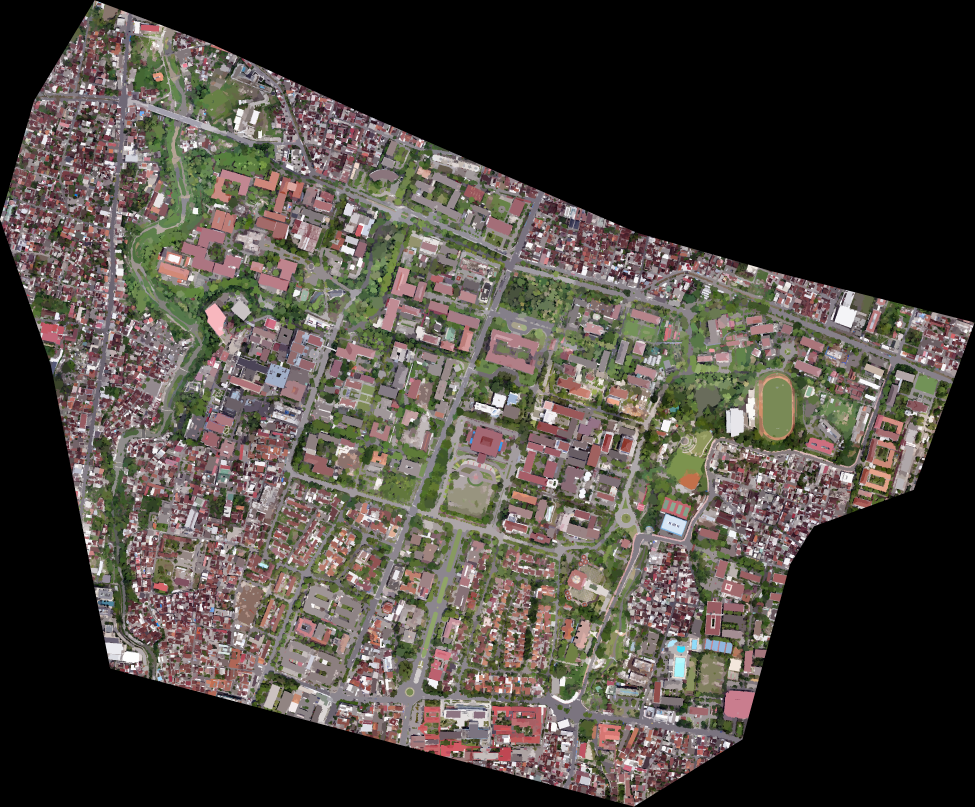
#> input picture data/sgm_ugm_65.png, 3899 x 3227 px, found by its file name (shown at 1/4 size)
$ python patcher.py
#> lines starting #> are read from the running program, lines starting #| are printed output that depends on the picture
import numpy as np
import patchify as p
import cv2
from matplotlib import pyplot as plt

# bagian ambil gambar
segment = cv2.imread('/home/fairuzakmal/skripsiCNN/data/sgm_ugm_65.png')
#> segment is the input picture: shape (3227, 3899, 3); mean B, G, R 62.7, 69, 74.4
segment = cv2.cvtColor(segment, cv2.COLOR_BGR2RGB)
segment = np.array(segment)
size_ori = segment.shape  # shape 9901, 13080, 3
#> size_ori = (3227, 3899, 3)

# bagian menentukan ukuran channel dan pembulatan ke atas
ch1 = np.ceil(segment.shape[0]/512).astype(int)
#> ch1 = 7
ch2 = np.ceil(segment.shape[1]/512).astype(int)
#> ch2 = 8

# menambahkan kolom dan baris kosong pd gambar
arr0 = np.zeros((ch1*512, ch2*512, 3))
arr0[:segment.shape[0], :segment.shape[1]] += segment
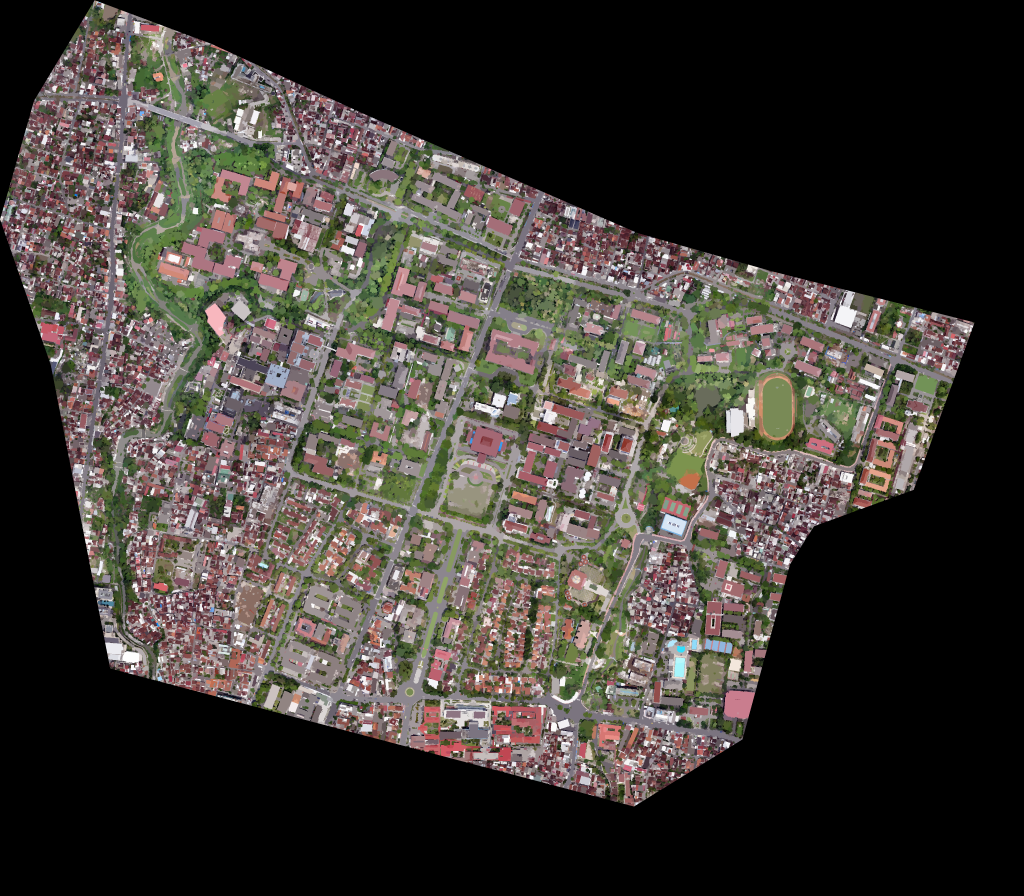
#> arr0: shape (3584, 4096, 3) float64 (shown at 1/4 size); mean R, G, B 63.8, 59.1, 53.7
arr = arr0.astype(np.uint8)

print(f'size awal : {segment.shape}')
#| size awal : (3227, 3899, 3)
print(f'size akhir : {arr.shape}')
#| size akhir : (3584, 4096, 3)

print(f'channel 1 : {ch1}')
#| channel 1 : 7
print(f'channel 2 : {ch2}')
#| channel 2 : 8

# bagian patch gambar
#> (the run stopped early here; a loop or call above may not have finished)
